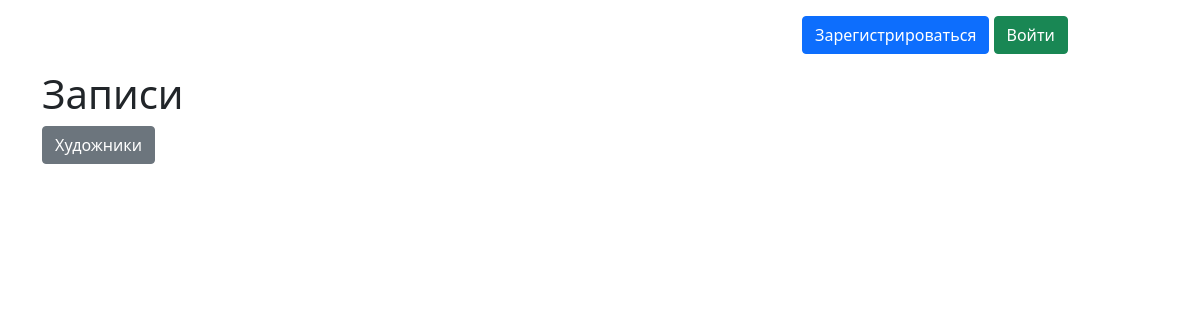
Before: / with the older database file.
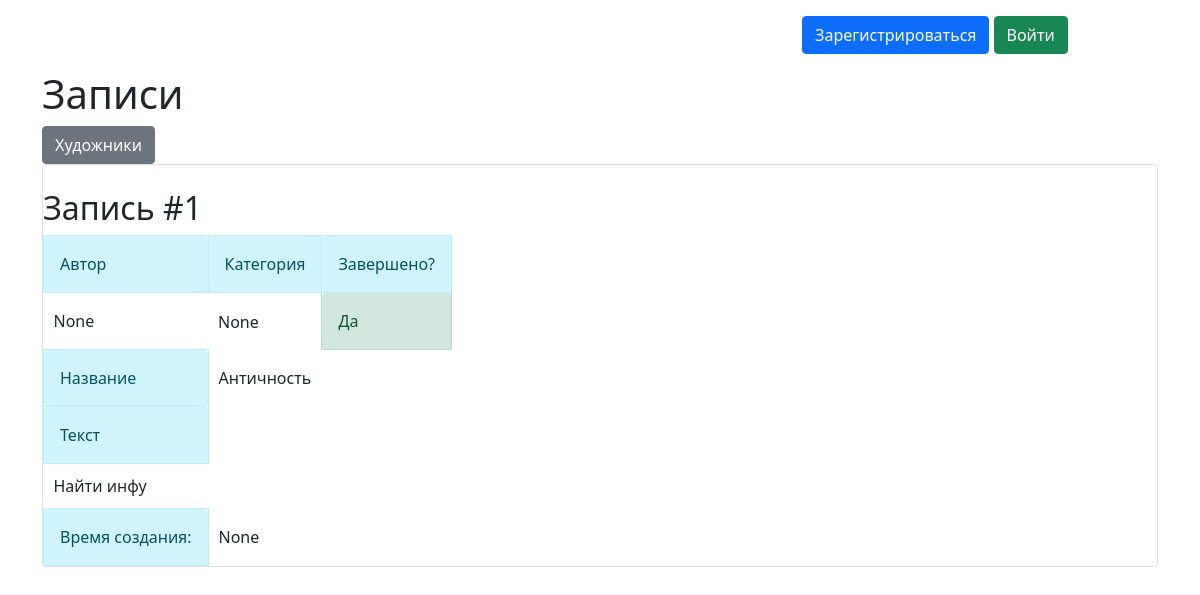
After: the same page with the newer database file.
### data/posts.py (models this page shows, shortened)
class Posts(SqlAlchemyBase, SerializerMixin):
    __tablename__ = 'posts'
    id = sqlalchemy.Column(sqlalchemy.Integer, primary_key=True, autoincrement=True)
    author = sqlalchemy.Column(sqlalchemy.Integer, sqlalchemy.ForeignKey("users.id"))
    category_id = sqlalchemy.Column(sqlalchemy.Integer, sqlalchemy.ForeignKey("category.id"))
    title = sqlalchemy.Column(sqlalchemy.String, nullable=True)
    text = sqlalchemy.Column(sqlalchemy.Text, nullable=True)
    date = sqlalchemy.Column(sqlalchemy.DateTime, nullable=True)
    is_finished = sqlalchemy.Column(sqlalchemy.Boolean, default=False)
    user = orm.relation('User')
    category = orm.relation('Category')

### main.py (the view)
@app.route('/')
def index():
    db_sess = db_session.create_session()
    posts = db_sess.query(Posts).all()
    return render_template("index.html", posts=posts)

### data/db_session.py (called while the page is built)
def create_session() -> Session:
    global __factory
    return __factory()

### templates/index.html (shortened to what this page needs)
{% extends "base.html" %}
{% block content %}
<h1>Записи</h1>
<a href="/artists" class="btn btn-secondary">Художники</a>
{% for item in posts%}
<div class="col-md6 border rounded">
    <br>
    <h2>Запись #{{ item.id }}</h2>
    <div>
        <table cellspacing="5" cellpadding="10">
            <tr>
                <td class="alert alert-info" role="alert">Автор</td>
                <td class="alert alert-info" role="alert">Категория</td>
                <td class="alert alert-info" role="alert">Завершено?</td>
            </tr>
            <tr>
                <td>{{ item.author }}</td>
                <td>{{ item.category }}</td>
                {% if item.is_finished %}
                <td class="alert alert-success" role="alert">Да</td>
                {% else %}
                <td class="alert alert-danger" role="alert">Нет</td>
                {% endif %}
            </tr>
            <tr>
                <td class="alert alert-info" role="alert">Название</td>
                <td>{{ item.title }}</td>
            </tr>
            <tr>
                <td class="alert alert-info" role="alert">Текст</td>
            </tr>
            <tr>
                <td colspan="2">{{ item.text }}</td>
            </tr>
            <tr>
                <td class="alert alert-info" role="alert">Время создания:</td>
                <td>{{ item.date }}</td>
            </tr>
        </table>
    </div>
</div>
{% endfor %}
{% endblock %}

### templates/base.html (shortened to what this page needs)
<!DOCTYPE html>
<html lang="en">
<head>
    <link rel="stylesheet"
          href="https://cdn.jsdelivr.net/npm/bootstrap@5.0.0-beta1/dist/css/bootstrap.min.css"
>
</head>
<body>
<div class="container mt-3">
    <div class="row">
        <div class="col">{% block pagename %} {% endblock %}</div>
        <div class="col-4">
            {% if current_user.is_authenticated %}
            <a class="navbar-brand" href="/logout">{{ current_user.name }}</a>
            {% else %}
            <p>
                <a class="btn btn-primary" href="/register">Зарегистрироваться</a>
                <a class="btn btn-success" href="/login">Войти</a>
            </p>
            {% endif %}
        </div>
    </div>
    {% block content %}
    {% endblock %}
</div>
</body>
</html>

Changed rows visible on the page:
added Posts: id "1", author "None", category "None", is_finished "Да", title "Античность", text "Найти инфу", date "None"
